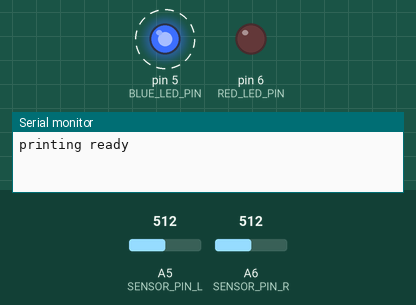
Recording of a sketch running on a simulated Arduino Nano, built with avr-gcc and run on an emulated ATmega328P. Parts: output pins drawn as LEDs (lit = HIGH), the last lines printed to the serial monitor. Dashed ring = blinking. The inputs (shaded band) are chosen by the test bench; at power-on: A6 (SENSOR_PIN_R) = 512, A5 (SENSOR_PIN_L) = 512.

Above: at 0.11 s.
At 1.29 s:
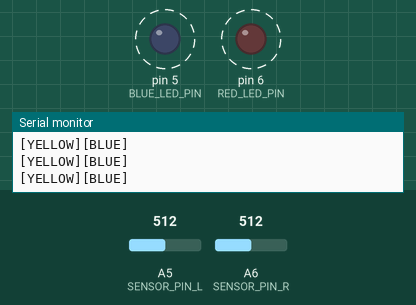
1.3 s: A6 (SENSOR_PIN_R) set to 546
4.3 s: A5 (SENSOR_PIN_L) set to 488
7.3 s: A5 (SENSOR_PIN_L) set to 459
Timing chart, 0 to 14.3 s (numbered marks = the images above; inputs shaded):
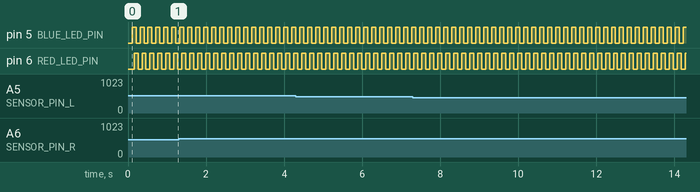

Measured:
- by itself, pin 5 (BLUE_LED_PIN), pin 6 (RED_LED_PIN): alternates HIGH for 0.10 s and LOW for 0.10 s

The sketch:

Greigeobar.ino
```cpp
                                                                                                                                                                                                                                                                                                                                                                                                                              #include "color.h"
#include "csensor.h"

#define CALIBRATION_PIN 18
#define BLUE_LED_PIN 5
#define  RED_LED_PIN 6
#define   SENSOR_PIN_L A5
#define   SENSOR_PIN_R A6

#define BLUE_LIGHT_BRIGHTNESS 255
#define RED_LIGHT_BRIGHTNESS  255
#define STABILIZATION_TIME 50

const float redBsl[NPARAMS+1] ={-3.979810, 7.405145, 0.902109, -2.237968, 2.449657};
const float bluBsl[NPARAMS+1] ={-4.399028, -1.277574, 0.466518, 9.552000, 3.499715};


const float redBsr[NPARAMS+1] ={-4.298925, 7.001786, 0.671242, -2.276786, 2.878179};
const float bluBsr[NPARAMS+1] ={-4.356282, -1.186936, 0.288712, 9.645810, 3.723741};

csensor sensor(
    SENSOR_PIN_L, SENSOR_PIN_R,
    RED_LED_PIN, BLUE_LED_PIN, STABILIZATION_TIME,
    redBsl,bluBsl,redBsr,bluBsr);

void setup() {
  // put your setup code here, to run once:
  Serial.begin(9600);
  while (!Serial)  {}
  Serial.print("printing ready\n");
}

void loop() {
  // put your main code here, to run repeatedly:
  // sensor_l.sense();
  sensor.sense();
}
```

classification.cpp
```cpp
// regression2.cpp
//
// purpose: to properly execute logistic regression
// By: Ashton Stephens
// Date: 3/8/18
//

#include "classification.h"

float hypothesis (
        const float X[NPARAMS],
        const float B[NPARAMS+1])
{
    float sum = B[0];
    for (int i = 0; i < NPARAMS; ++i) {
        sum += B[i+1] * X[i];
    }
    return sum;
}

float logistic (
        const float X[NPARAMS],
        const float B[NPARAMS+1])
{
    return ((float)1.0) / (1 + exp(-hypothesis(X,B)));
}

bool predict_component(const float X[NPARAMS], const float B[NPARAMS+1])
{
    float temp =  logistic(X,B);
    return temp >= 0.5;
}

color predict(bool red, bool blue)
{
    if (red) {
        if (blue) {
            return YELLOW;
        } else {
            return RED;
        }
    } else {
        if (blue) {
            return BLUE;
        } else {
            return BLACK;
        }
    }
}

color predict_full (const float X[NPARAMS], const float redB[NPARAMS+1],
                    const float bluB[NPARAMS+1])
{
    return predict( predict_component(X,redB),
                    predict_component(X,bluB));
}
```

classification.h
```cpp
// regression2.h
//
// purpose: to properly execute logistic regression
// By: Ashton Stephens
// Date: 3/8/18
//

#ifndef CLASSIFICATION_H
#define CLASSIFICATION_H

#include "color.h"
#include "math.h"

#define NPARAMS 4

float hypothesis (
                const float X[NPARAMS],
                const float B[NPARAMS+1]);

float logistic (const float X[NPARAMS],
                const float B[NPARAMS+1]);

bool predict_component (
                const float X[NPARAMS],
                const float B[NPARAMS+1]);

color predict(
                bool red,
                bool blue);

color predict_full (
                const float X[NPARAMS],
                const float redB[NPARAMS+1],
                const float bluB[NPARAMS+1]);
#endif
```

color.h
```cpp
/*
 * color.h
 *
 * Purpose: defines colors
 * Date: 03/06/18
 * By: Ashton Stephens
 *
 */

#ifndef COLOR_H
#define COLOR_H

enum color {
    BLUE   = 0,   RED = 1,
    YELLOW = 2,   BLACK = 3,
    NONE   = 4,   ERR = 5
};

#endif
```

csensor.h
```cpp
//
// csensor.h
//
// Purpose: To define the color sensor system of the autonomous bot
//
// Date: 3-3-18
// By:  Ashton Stephens and Joseph Bing
//


#ifndef CSENSOR_H
#define CSENSOR_H

#include "color.h"
#include "classification.h"

// MAKE MORE PROMINENT
typedef float Betas[NPARAMS+1];
#define DEBUG_CSENSOR

class csensor
{
  private:

    int sensor_pin_left;
    int sensor_pin_right;

    int red_pin;
    int blue_pin;

    int   led_color_state; // current LED color
    float readings_left [NPARAMS];
    float readings_right[NPARAMS];

    color color_left;
    color color_right;

    int stabilization_time;
    long long time_of_last_read;

    // Beta values for logistic classification
    const Betas &redB_left;
    const Betas &bluB_left;
    const Betas &redB_right;
    const Betas &bluB_right;

    public:

    csensor(int sensor_pin_left, int sensor_pin_right,int red_pin, int blue_pin,
            int stabilization_time,
            const Betas &redB_left , const Betas &bluB_left,
            const Betas &redB_right, const Betas &bluB_right) :
            sensor_pin_right(sensor_pin_right), sensor_pin_left(sensor_pin_left),
            red_pin(red_pin), blue_pin(blue_pin), led_color_state(0),
            color_left(NONE),color_right(NONE),
            stabilization_time(stabilization_time), time_of_last_read(0),
            redB_left (redB_left ), bluB_left (bluB_left ),
            redB_right(redB_right), bluB_right(bluB_right)
            {reset_readings();}

    ~csensor(){};

    void sense ()
    {
        if (stabilization_time < millis() - time_of_last_read) {
            time_of_last_read = millis();
            get_readings();
            switch_led_color();
            if (led_color_state == 0) {
                decide_colors ();
                reset_readings();
            }
        }
    }

    // returns last decided path color
    color color_r() {
        return color_right;
    }

    color color_l() {
        return color_left;
    }

    private:

    // DUMB HELPER FUNCTIONS

    void switch_led_color ()
    {
        switch (led_color_state++) {
            case 0:
                // BOTH off
                analogWrite(blue_pin, 0);
                analogWrite(red_pin , 0);
                break;
            case 1:
                // blue on
                analogWrite(blue_pin, 255);
                analogWrite(red_pin,  0);
                break;
            case 2:
                // BOTH on
                analogWrite(blue_pin, 255);
                analogWrite(red_pin,  255);
                break;
            case 3:
                // red on
                analogWrite(blue_pin, 0);
                analogWrite(red_pin,  255);
                led_color_state = 0;
                break;
            default:
                break;
        }
    }

    void reset_readings ()
    {
        for (int i = 0; i < 4; ++i) {
            readings_left [i] = 0;
            readings_right[i] = 0;
        }
    }

    void get_readings ()
    {
        readings_right[led_color_state] = analogRead(sensor_pin_right) / 1023.0;
        readings_left [led_color_state] = analogRead(sensor_pin_left ) / 1023.0;
    }

    void decide_colors  ()
    {
        // ----------------------------- TEMPORARY DEBUG CODE -----------------
        color new_color;

        color_left  = predict_full(readings_left ,redB_left ,bluB_left );
        color_right = predict_full(readings_right,redB_right,bluB_right);

        #ifdef DEBUG_CSENSOR
        Serial.print("[");
        print_color(color_left);
        Serial.print("][");
        print_color(color_right);
        Serial.println("]");
        #endif
    }

    void print_color  (color c)
    {
        switch (c) {
          case BLUE :
            Serial.print("BLUE");
            break;
          case RED :
            Serial.print("RED");
            break;
          case YELLOW :
            Serial.print("YELLOW");
            break;
          case BLACK :
            Serial.print("BLACK");
            break;
          default :
            Serial.print("IMPOSSIBLE");
            break;
        }
    }

    void print_readings(float readings[NPARAMS])
    {
        Serial.print("{csensor}:");
        Serial.print("[ __: ");
        Serial.print(readings[0]);
        Serial.print(" | B_: ");
        Serial.print(readings[1]);
        Serial.print(" | BR: ");
        Serial.print(readings[2]);
        Serial.print(" | _R: ");
        Serial.print(readings[3]);
        Serial.print(" ]");
        Serial.print("\n");
    }

};

#endif
```
